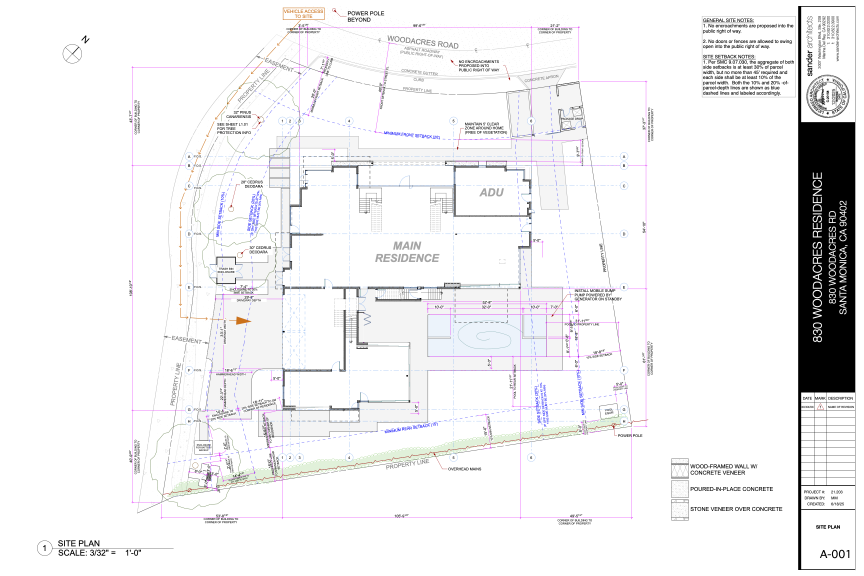
#> input picture drawings/test1_new.png, 2592 x 1728 px (shown at 1/3 size)
$ python align_drawings.py --old_path drawings/test1_new.png --new_path drawings/test2_new.png
#> lines starting #> are read from the running program, lines starting #| are printed output that depends on the picture; after the words box and inside, x2 and y2 are one past the last pixel; in counts of white or black regions, pixels touching at a corner belong together
### image_utils.py
import cv2
import numpy as np


def load_image(path: str) -> np.ndarray:
    img = cv2.imread(path)
    if img is None:
        raise FileNotFoundError(f"Could not load images from {path}")
    return img


def image_to_grayscale(img: np.ndarray) -> np.ndarray:
    gray = cv2.cvtColor(img, cv2.COLOR_BGR2GRAY)
    gray = cv2.bitwise_not(gray)
    return gray


def create_overlay_image(old_img, new_img):
    """Visualize transformation results, drawing only inlier matches"""
    # Apply color tints and create overlay
    old_tinted = old_img.copy()
    new_tinted = new_img.copy()

    # Create masks for non-black pixels (assuming black is close to 0)
    old_mask = np.sum(old_img, axis=2) > 30
    new_mask = np.sum(new_img, axis=2) > 30

    # Apply green tint to black pixels in old image, keep white pixels white
    old_tinted = old_img.copy()
    old_tinted[~old_mask] = [0, 255, 0]

    # Apply red tint to black pixels in new image, keep white pixels white
    new_tinted = new_img.copy()
    new_tinted[~new_mask] = [0, 0, 255]

    # Create overlay by blending the two tinted images
    overlay = cv2.addWeighted(old_tinted, 0.5, new_tinted, 0.5, 0)
    return overlay

### estimate_affine.py
import cv2
import numpy as np
from scipy.optimize import minimize


def _run_constrained_optimizer(
    from_points,
    to_points,
    scale_min=None,
    scale_max=None,
    rotation_deg_min=None,
    rotation_deg_max=None,
):
    """Helper function to run the constrained optimization on a set of points."""
    if from_points.shape[0] < 2:
        return None

    def objective_func(params):
        scale, theta_rad, tx, ty = params
        cos_theta, sin_theta = np.cos(theta_rad), np.sin(theta_rad)
        m = np.array([[scale * cos_theta, -scale * sin_theta, tx], [scale * sin_theta, scale * cos_theta, ty]])
        from_points_hom = np.hstack([from_points, np.ones((from_points.shape[0], 1))])
        transformed_points = (m @ from_points_hom.T).T
        return np.sum((to_points - transformed_points) ** 2)

    initial_m, _ = cv2.estimateAffinePartial2D(from_points, to_points)
    if initial_m is not None:
        s_init = np.sqrt(initial_m[0, 0] ** 2 + initial_m[1, 0] ** 2)
        theta_rad_init = np.arctan2(initial_m[1, 0], initial_m[0, 0])
        tx_init, ty_init = initial_m[0, 2], initial_m[1, 2]
    else:
        s_init, theta_rad_init = 1.0, 0.0
        tx_init = np.mean(to_points[:, 0] - from_points[:, 0])
        ty_init = np.mean(to_points[:, 1] - from_points[:, 1])

    initial_guess = [s_init, theta_rad_init, tx_init, ty_init]
    rotation_rad_min = np.deg2rad(rotation_deg_min) if rotation_deg_min is not None else -np.inf
    rotation_rad_max = np.deg2rad(rotation_deg_max) if rotation_deg_max is not None else np.inf
    bounds = [(scale_min, scale_max), (rotation_rad_min, rotation_rad_max), (None, None), (None, None)]

    result = minimize(objective_func, initial_guess, bounds=bounds, method="L-BFGS-B")

    if not result.success:
        return None

    scale_opt, theta_rad_opt, tx_opt, ty_opt = result.x
    cos_opt, sin_opt = np.cos(theta_rad_opt), np.sin(theta_rad_opt)
    return np.array(
        [
            [scale_opt * cos_opt, -scale_opt * sin_opt, tx_opt],
            [scale_opt * sin_opt, scale_opt * cos_opt, ty_opt],
        ]
    )


def estimate_affine_partial_2d_constrained(
    from_points,
    to_points,
    ransac_reproj_threshold=3.0,
    max_iters=2000,
    confidence=0.99,
    scale_min=None,
    scale_max=None,
    rotation_deg_min=None,
    rotation_deg_max=None,
):
    """
    Estimates a partial 2D affine transformation between two sets of points using RANSAC
    with optional constraints on scale and rotation.

    Args:
        from_points (np.ndarray): Source points, shape (N, 2).
        to_points (np.ndarray): Destination points, shape (N, 2).
        ransac_reproj_threshold (float): RANSAC reprojection threshold.
        max_iters (int): The maximum number of RANSAC iterations.
        confidence (float): The confidence level for dynamically adapting iterations.
        scale_min (float, optional): The minimum allowed scale.
        scale_max (float, optional): The maximum allowed scale.
        rotation_deg_min (float, optional): The minimum allowed rotation in degrees.
        rotation_deg_max (float, optional): The maximum allowed rotation in degrees.

    Returns:
        tuple[np.ndarray, np.ndarray]:
            - The resulting 2x3 affine transformation matrix (or None if failed).
            - An inlier mask, a column vector of shape (N, 1) where inliers are 1.
    """
    num_points = from_points.shape[0]
    if num_points < 2:
        return None, None

    rot_rad_min = np.deg2rad(rotation_deg_min) if rotation_deg_min is not None else -np.inf
    rot_rad_max = np.deg2rad(rotation_deg_max) if rotation_deg_max is not None else np.inf

    best_inlier_mask = None
    best_inlier_count = -1

    from_points_hom = np.hstack([from_points, np.ones((num_points, 1))])

    for i in range(max_iters):
        # 1. Randomly sample 2 points
        sample_indices = np.random.choice(num_points, 2, replace=False)
        p1, p2 = from_points[sample_indices]
        q1, q2 = to_points[sample_indices]

        # 2. Compute a candidate model
        v_from, v_to = p2 - p1, q2 - q1
        len_from = np.linalg.norm(v_from)
        if np.isclose(len_from, 0):
            continue

        # a. Check scale constraint
        scale = np.linalg.norm(v_to) / len_from
        if (scale_min is not None and scale < scale_min) or (scale_max is not None and scale > scale_max):
            continue

        # b. Check rotation constraint
        angle_from = np.arctan2(v_from[1], v_from[0])
        angle_to = np.arctan2(v_to[1], v_to[0])
        theta = angle_to - angle_from
        if not (
            rot_rad_min <= theta <= rot_rad_max
            or rot_rad_min <= theta + 2 * np.pi <= rot_rad_max
            or rot_rad_min <= theta - 2 * np.pi <= rot_rad_max
        ):
            continue

        # c. Form the candidate matrix
        cos_theta, sin_theta = np.cos(theta), np.sin(theta)
        tx = q1[0] - (p1[0] * scale * cos_theta - p1[1] * scale * sin_theta)
        ty = q1[1] - (p1[0] * scale * sin_theta + p1[1] * scale * cos_theta)
        m_candidate = np.array(
            [[scale * cos_theta, -scale * sin_theta, tx], [scale * sin_theta, scale * cos_theta, ty]]
        )

        # 3. Count inliers
        transformed_points = (m_candidate @ from_points_hom.T).T
        errors = np.linalg.norm(to_points - transformed_points, axis=1)
        current_inlier_mask = errors < ransac_reproj_threshold
        current_inlier_count = np.sum(current_inlier_mask)

        # 4. Update best model
        if current_inlier_count > best_inlier_count:
            best_inlier_count = current_inlier_count
            best_inlier_mask = current_inlier_mask
            # Dynamically update max_iters
            inlier_ratio = current_inlier_count / num_points
            if inlier_ratio > 0:
                new_max_iters = int(np.log(1 - confidence) / np.log(1 - inlier_ratio**2))
                if new_max_iters < max_iters:
                    max_iters = new_max_iters

    # 5. Final Model Refinement
    final_matrix = None
    final_mask = np.zeros((num_points, 1), dtype=np.uint8)
    if best_inlier_count > 2:  # Need at least 2 points for refinement
        from_inliers = from_points[best_inlier_mask]
        to_inliers = to_points[best_inlier_mask]
        final_matrix = _run_constrained_optimizer(
            from_inliers, to_inliers, scale_min, scale_max, rotation_deg_min, rotation_deg_max
        )
        if final_matrix is not None:
            final_mask = best_inlier_mask.astype(np.uint8).reshape(-1, 1)

    return final_matrix, final_mask

### align_drawings.py
import argparse
from dataclasses import dataclass

import cv2
import numpy as np

from estimate_affine import estimate_affine_partial_2d_constrained
from image_utils import create_overlay_image, image_to_grayscale, load_image
from visualization_utils import show_matched_features, show_overlay_image, show_side_by_side


class AlignDrawings:
    """
    AlignDrawings is a utility class to align two images using computer vision.

    Sample usage:
    old_img = cv2.imread(old_path)
    new_img = cv2.imread(new_path)
    aligned_old_image = AlignDrawings()(old_img, new_img)

    You can also pass a AlignDrawings.Config object with your configurations to customize the alignment algorithm.
    """

    @dataclass
    class Config:
        n_features: int = 10_000
        exclude_margin: float = 0.2
        ratio_threshold: float = 0.75
        ransac_reproj_threshold: float = 3.0
        max_iters: int = 2000
        confidence: float = 0.99
        scale_min: float = 0.5
        scale_max: float = 1.5
        rotation_deg_min: float = -15
        rotation_deg_max: float = 15

    def __init__(self, config=None, debug=False):
        self.config = config or self.Config()
        self.debug = debug

    def __call__(self, old_img: np.ndarray, new_img: np.ndarray) -> np.ndarray:
        old_gray = image_to_grayscale(old_img)
        new_gray = image_to_grayscale(new_img)

        if self.debug:
            show_side_by_side(old_gray, new_gray)

        print("Extracting SIFT features...")
        kp1, desc1 = self.extract_features_sift(old_gray)
        kp2, desc2 = self.extract_features_sift(new_gray)
        print(f"Found {len(kp1)} keypoints in old image and {len(kp2)} in new image")

        if desc1 is None or desc2 is None or len(kp1) < 2 or len(kp2) < 2:
            print("Not enough features detected in one of the images.")
            return

        print("Matching features with Ratio Test...")
        good_matches = self.match_features_ratio_test(desc1, desc2)
        print(f"Found {len(good_matches)} good matches after ratio test")

        # Debug visualization: show all good matches before homography
        if self.debug:
            print("\n=== DEBUG: Visualizing all good matches ===")
            show_matched_features(old_gray, new_gray, kp1, kp2, good_matches)

        print("Finding transformation...")
        matrix, mask = self.find_transformation(kp1, kp2, good_matches)

        if matrix is None:
            raise RuntimeError("Failed to find a valid transformation.")

        # Debug visualization: show inlier matches after homography
        if self.debug and mask is not None:
            print("\n=== DEBUG: Visualizing inlier matches after RANSAC ===")
            show_matched_features(old_gray, new_gray, kp1, kp2, good_matches, mask.flatten())

        output_shape = (new_img.shape[1], new_img.shape[0])
        transformed_img = self.apply_transformation(old_img, matrix, output_shape)

        return transformed_img

    def extract_features_sift(self, img_gray):
        detector = cv2.SIFT_create(nfeatures=self.config.n_features)

        # Create mask to exclude margin area if specified
        mask = None
        if self.config.exclude_margin:
            h, w = img_gray.shape
            margin = int(min(h, w) * self.config.exclude_margin)
            mask = np.zeros((h, w), dtype=np.uint8)
            mask[margin : h - margin, margin : w - margin] = 255

        keypoints, descriptors = detector.detectAndCompute(img_gray, mask)
        return keypoints, descriptors

    def match_features_ratio_test(self, desc1, desc2, ratio_threshold=0.75):
        """Match SIFT features using Brute-Force and Lowe's Ratio Test"""
        matcher = cv2.BFMatcher(cv2.NORM_L2, crossCheck=False)
        matches_knn = matcher.knnMatch(desc1, desc2, k=2)

        good_matches = []
        for m, n in matches_knn:
            if m.distance < ratio_threshold * n.distance:
                good_matches.append(m)

        good_matches = sorted(good_matches, key=lambda x: x.distance)
        return good_matches

    def find_transformation(self, kp1, kp2, matches):
        """Find a transformation matrix for transformations without shear and perspective."""
        if len(matches) < 3:
            print(f"Not enough good matches found: {len(matches)}")
            return None, None

        src_pts = np.float32([kp1[m.queryIdx].pt for m in matches]).reshape(-1, 1, 2)
        dst_pts = np.float32([kp2[m.trainIdx].pt for m in matches]).reshape(-1, 1, 2)

        matrix, mask = estimate_affine_partial_2d_constrained(
            from_points=src_pts.reshape(-1, 2),
            to_points=dst_pts.reshape(-1, 2),
            ransac_reproj_threshold=self.config.ransac_reproj_threshold,
            max_iters=self.config.max_iters,
            confidence=self.config.confidence,
            scale_min=self.config.scale_min,
            scale_max=self.config.scale_max,
            rotation_deg_min=self.config.rotation_deg_min,
            rotation_deg_max=self.config.rotation_deg_max,
        )
        return matrix, mask

    def apply_transformation(self, img, matrix, output_shape):
        """Apply an affine transformation to the image."""
        if matrix is None:
            return img
        return cv2.warpAffine(img, matrix, output_shape)


def main():
    # Parse command line arguments
    parser = argparse.ArgumentParser(description="Align drawings by comparing old and new versions")
    parser.add_argument("--old_path", help="Old image path.", required=True)
    parser.add_argument("--new_path", help="New image path.", required=True)
    parser.add_argument("--show_overlay", action="store_true", help="Show overlay image after alignment.")
    parser.add_argument("--aligned_path", help="Optional path to save the aligned old image.", default=None)
    parser.add_argument("--overlay_path", help="Optional path to save the overlayed image.", default=None)
    parser.add_argument("--debug", action="store_true", help="Enable debug mode to visualize matched features.")
    args = parser.parse_args()

    # Load images
    old_img = load_image(args.old_path)
#> in load_image, img is the input picture: shape (1728, 2592, 3); mean B, G, R 240.8, 239.8, 240.2
    new_img = load_image(args.new_path)
#> call 2 of load_image, with path = 'drawings/test2_new.png'
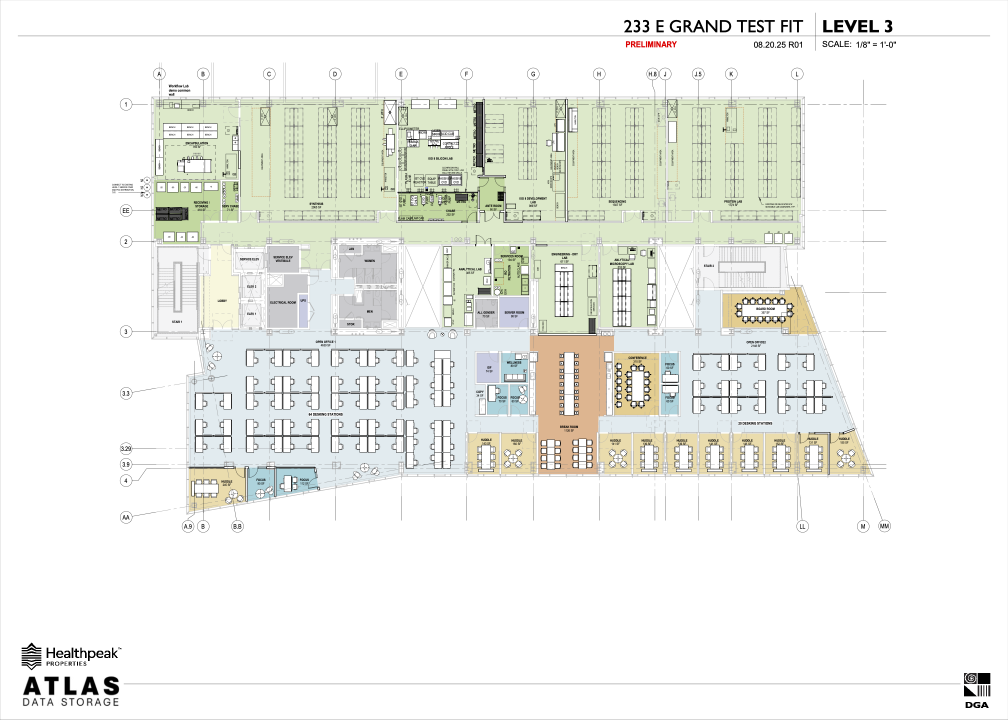
#> input picture drawings/test2_new.png, 3024 x 2160 px (shown at 1/3 size)
#> in load_image, img is the input picture: shape (2160, 3024, 3); mean B, G, R 235.1, 240.2, 238.6

    # Align images
    transformed_img = AlignDrawings(debug=args.debug)(old_img, new_img)
#> in image_to_grayscale (call 2), `gray = cv2.bitwise_not(gray)`:
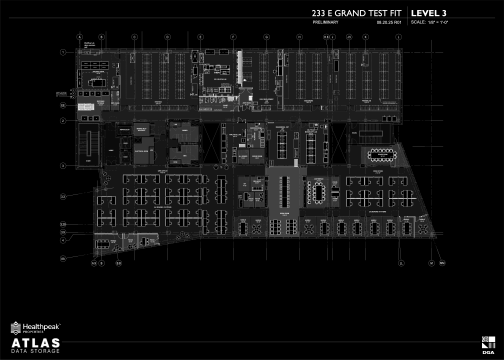
#> gray: shape (2160, 3024) (shown at 1/6 size); min 0, max 255, mean 15.8
#> in extract_features_sift, `keypoints, descriptors = detector.detectAndCompute(img_gray, mask)`: keypoints = 3676 keypoints; strongest (x, y, size): (1368, 702, 3), (851, 995, 3.9), (1338, 490, 3.3), (1117, 490, 3.4)
#> in __call__, `kp1, desc1 = self.extract_features_sift(old_gray)`: kp1 has the same summary as keypoints in extract_features_sift
#> in extract_features_sift (call 2), `keypoints, descriptors = detector.detectAndCompute(img_gray, mask)`: keypoints = 7469 keypoints; strongest (x, y, size): (1685, 1216, 1.9), (1685, 1153, 1.9), (1685, 1090, 1.9), (2585, 1574, 2.4)
#> in __call__, `kp2, desc2 = self.extract_features_sift(new_gray)`: kp2 has the same summary as keypoints in extract_features_sift
#| Found 3676 keypoints in old image and 7469 in new image
#> in match_features_ratio_test, `matches_knn = matcher.knnMatch(desc1, desc2, k=2)`: matches_knn = 3676 matches
#> after the loop in match_features_ratio_test, `for m, n in matches_knn:`: good_matches = 41 matches
#| Found 41 good matches after ratio test
#> in find_transformation, `src_pts = np.float32([kp1[m.queryIdx].pt for m in matches]).reshape(-1..`: src_pts = 41 rows, first 8: [889.8, 1103.9], [920.1, 1104.1], [873.3, 1104.5], [1163.9, 1037.7], [1351.3, 604.7], [1932, 672.3], [1492.3, 395.8], [1043.4, 862.8]
#> in find_transformation, `dst_pts = np.float32([kp2[m.trainIdx].pt for m in matches]).reshape(-1..`: dst_pts = 41 rows, first 8: [613.7, 1408.3], [843.9, 1343.5], [843.9, 1343.5], [2297.4, 739.8], [1214.5, 1389.5], [2219.7, 1269.8], [2289.3, 1269.2], [609, 1327.1]
#> in estimate_affine_partial_2d_constrained, `from_points_hom = np.hstack([from_points, np.ones((num_points, 1))])`: from_points_hom = 41 rows, first 8: [889.8, 1103.9, 1], [920.1, 1104.1, 1], [873.3, 1104.5, 1], [1163.9, 1037.7, 1], [1351.3, 604.7, 1], [1932, 672.3, 1], [1492.3, 395.8, 1], [1043.4, 862.8, 1]
#> the loop in estimate_affine_partial_2d_constrained, `for i in range(max_iters):` made 2000 passes
#> (p1, p2, q1, q2, v_from, v_to, len_from, scale) on pass 25: ([668.9, 371.1], [1770, 895.8], [851.3, 769.6], [2289.3, 1269.2], [1101.1, 524.6], [1438, 499.6], 1219.7, 1.25)
#> after the loop in estimate_affine_partial_2d_constrained, `for i in range(max_iters):`: best_inlier_count = 3; inlier_ratio = 0.0732; max_iters = 857
#> in estimate_affine_partial_2d_constrained, `from_inliers = from_points[best_inlier_mask]`: from_inliers = [[1932, 672.3], [533.6, 1016.2], [531.9, 1010.1]]
#> in estimate_affine_partial_2d_constrained, `to_inliers = to_points[best_inlier_mask]`: to_inliers = [[2219.7, 1269.8], [559.2, 1580.5], [556.8, 1573.4]]
#> in _run_constrained_optimizer, `initial_m, _ = cv2.estimateAffinePartial2D(from_points, to_points)`: initial_m = [[1.17, -0.0658, 0.545], [0.0658, 1.17, 354.9]]
#> in _run_constrained_optimizer, `s_init = np.sqrt(initial_m[0, 0] ** 2 + initial_m[1, 0] ** 2)`: s_init = 1.17
#> in _run_constrained_optimizer, `theta_rad_init = np.arctan2(initial_m[1, 0], initial_m[0, 0])`: theta_rad_init = 0.0561
#> in _run_constrained_optimizer, `tx_init, ty_init = initial_m[0, 2], initial_m[1, 2]`: tx_init = 0.545; ty_init = 354.9
#> in _run_constrained_optimizer, `initial_guess = [s_init, theta_rad_init, tx_init, ty_init]`: initial_guess = [1.17, 0.0561, 0.545, 354.9]
#> in _run_constrained_optimizer, `result = minimize(objective_func, initial_guess, bounds=bounds, method..`: result = 10 items
#> in _run_constrained_optimizer, `scale_opt, theta_rad_opt, tx_opt, ty_opt = result.x`: scale_opt = 1.17; theta_rad_opt = 0.0561; tx_opt = 0.545; ty_opt = 354.9
#> in _run_constrained_optimizer, `cos_opt, sin_opt = np.cos(theta_rad_opt), np.sin(theta_rad_opt)`: cos_opt = 0.998; sin_opt = 0.0561
#> in estimate_affine_partial_2d_constrained, `final_matrix = _run_constrained_optimizer( from_inliers, to_inliers, s..`: final_matrix = [[1.17, -0.0658, 0.545], [0.0658, 1.17, 354.9]]
#> in estimate_affine_partial_2d_constrained, `final_mask = best_inlier_mask.astype(np.uint8).reshape(-1, 1)`: final_mask = 41 values, max 1 at index 5, min 0 at index 0, mean 0.0732
#> in find_transformation, `matrix, mask = estimate_affine_partial_2d_constrained( from_points=src..`: matrix = [[1.17, -0.0658, 0.545], [0.0658, 1.17, 354.9]]; mask has the same summary as final_mask in estimate_affine_partial_2d_constrained
#> in __call__, `matrix, mask = self.find_transformation(kp1, kp2, good_matches)`: mask has the same summary as final_mask in estimate_affine_partial_2d_constrained
    if args.aligned_path:
        cv2.imwrite(args.aligned_path, transformed_img)
        print(f"Aligned image saved to: {args.aligned_path}")

    # Create image overlay
    overlay = create_overlay_image(transformed_img, new_img)
#> in create_overlay_image, `old_mask = np.sum(old_img, axis=2) > 30`:
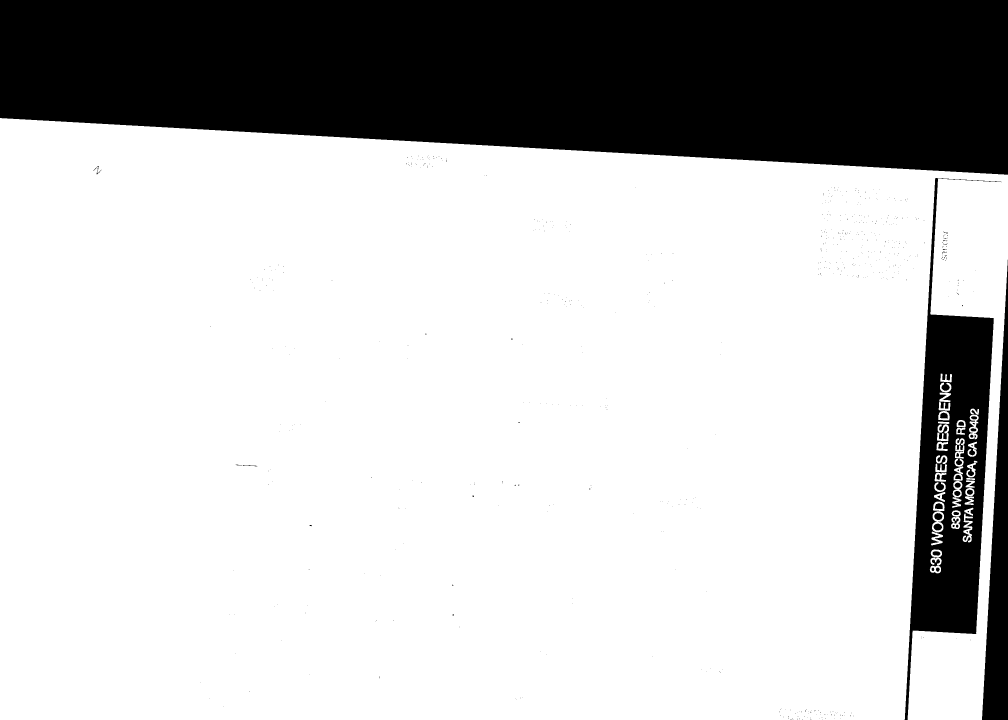
#> old_mask: shape (2160, 3024) bool (shown at 1/3 size); 76.1% white; 647 black regions (613 under 20 px), largest, box (x1, y1, x2, y2) and area: (0, 0, 3024, 524) 1328205, (2714, 534, 3004, 2160) 171350, (2946, 779, 3024, 2160) 54280
#> in create_overlay_image, `overlay = cv2.addWeighted(old_tinted, 0.5, new_tinted, 0.5, 0)`:
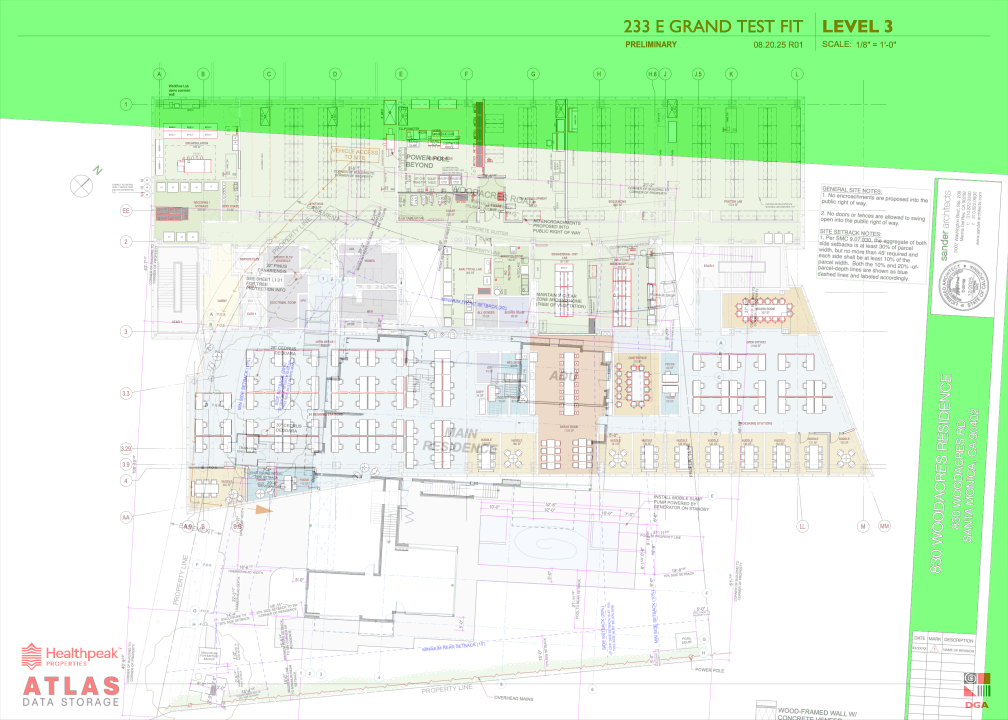
#> overlay: shape (2160, 3024, 3) (shown at 1/3 size); mean B, G, R 211.8, 244.2, 214.2
    if args.overlay_path:
        cv2.imwrite(args.overlay_path, overlay)
        print(f"Overlay image saved to: {args.overlay_path}")
    if args.show_overlay:
        show_overlay_image(overlay, "after alignment")


if __name__ == "__main__":
    main()
